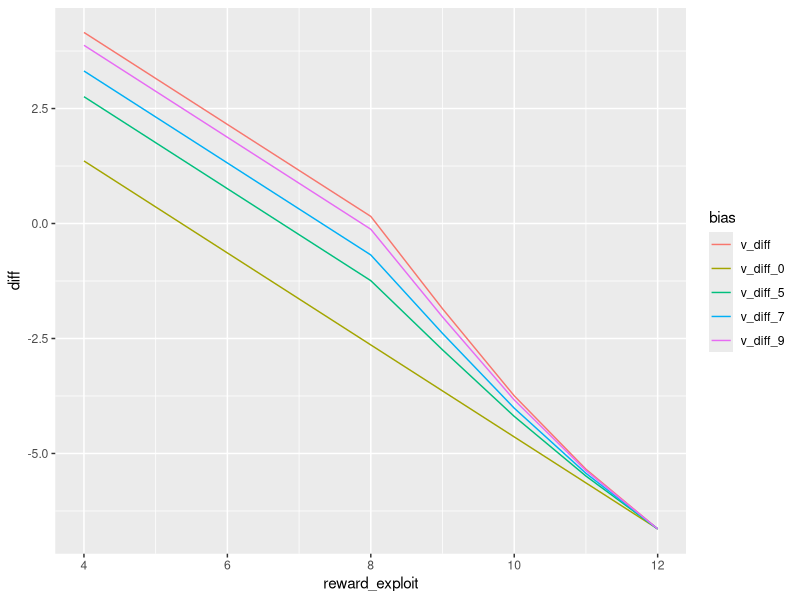
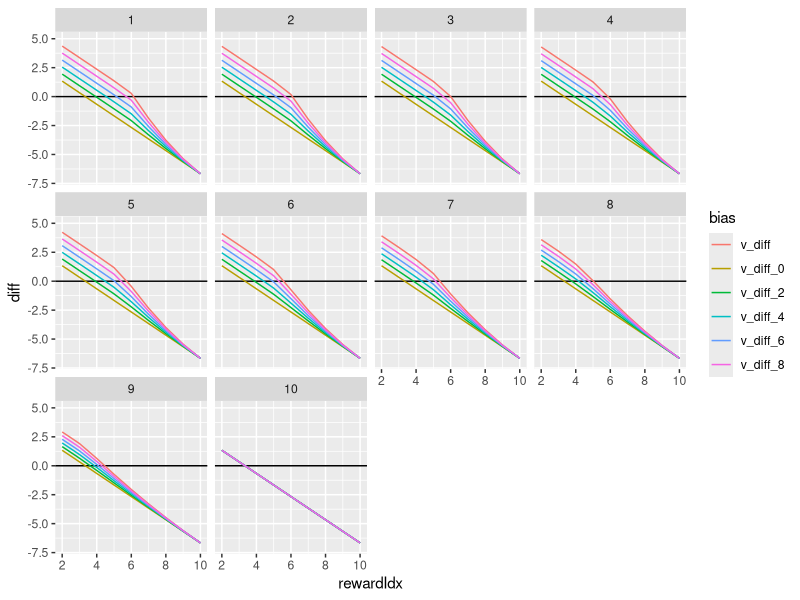

These charts were generated, in order, by the following R code:
library("ggplot2")
library("dplyr")
library("tidyr")
library("reshape2")

optimal_values <- function (discount, ntrials, minreward=4, maxreward=12, pbad=.333, badcost=0) {
  ngood <- maxreward - minreward + 1
  n <- ngood + 1
  explore_values <- matrix(0, nrow=ntrials, ncol=n)
  exploit_values <- matrix(0, nrow=ntrials, ncol=n)
  exploit_rewards <- t(replicate(ntrials, c(badcost, minreward:maxreward)))
  explore_rewards <- matrix((minreward + (maxreward - minreward) / 2) * (1-pbad) + badcost * pbad, nrow=ntrials, ncol=n)
  values <- matrix(0, nrow=ntrials, ncol=n)
  explore_values[ntrials,] <- explore_rewards[ntrials,]
  exploit_values[ntrials,] <- exploit_rewards[ntrials,]
  values[ntrials,] <- pmax(exploit_values[ntrials,], explore_values[ntrials,])
  for (i in (ntrials-1):1) {
    exploit_values[i,] <- c(badcost, minreward:maxreward) + discount * values[i+1,]
    explore_values[i,] <- sapply(1:n, function (x) {
      pbad * (badcost + discount * values[i+1, x]) + (1 - pbad) * mean(minreward:maxreward + discount * values[i+1, pmax(x, 2:n)])
    })
    values[i,] <- pmax(exploit_values[i,], explore_values[i,])
  }
  reward_diff <- explore_rewards - exploit_rewards
  VoI_diff <- explore_values - exploit_values - reward_diff
  return(list(exploit_values=exploit_values,
              explore_values=explore_values,
              reward_diff=reward_diff,
              VoI_diff=VoI_diff))
}

optimal_values_indefinite <- function (discount, minreward=4, maxreward=12, pbad=.5, badcost=0, tol=.00001) {
  ngood <- maxreward - minreward + 1
  n <- ngood + 1
  ptrans <- 1/ngood * (1-pbad)
  trans_explore <- matrix(0, n, n)
  trans_exploit <- diag(n)
  rew_explore <- matrix(0, n, n)
  rew_exploit <- diag(n) * c(badcost, minreward:maxreward)
  reward_exploit <- c(badcost, minreward:maxreward)
  for (i in 1:n) {
    for (j in 1:n) {
      if (j > i) {
        trans_explore[i, j] <- ptrans
        rew_explore[i, j] <- reward_exploit[j]
      } else if (i == j){
        trans_explore[i,j] <- 1 - ptrans * (n - i)
        rew_explore[i, j] <- (badcost * pbad + sum(reward_exploit[2:i])* ptrans)/(pbad + length(1:(i-1))*ptrans)
      }
    }
  }
  rew_explore[1,1] <- badcost
  values <- rep(0, n)
  delta <- tol + 1
  while (delta > tol ) {
    old_values <- values
    disc_values <- values * discount
    values_explore <- sweep(rew_explore, MARGIN=2, disc_values, `+`)
    values_explore <- trans_explore * values_explore
    values_explore <- apply(values_explore, MARGIN=1, sum)
    values_exploit <- sweep(rew_exploit, MARGIN=2, disc_values, `+`)
    values_exploit <- trans_exploit * values_exploit
    values_exploit <- apply(values_exploit, MARGIN=1, sum)
    values <- pmax(values_exploit, values_explore)
    delta <- max(abs(values - old_values))
  }
  reward_explore <- rep(pbad*badcost + ptrans*sum(minreward:maxreward), n)
  reward_diff <- reward_explore - reward_exploit
  VoI_diff <- values_explore - values_exploit - reward_diff
  list(values_explore=values_explore,
       values_exploit=values_exploit,
       reward_explore=reward_explore,
       reward_exploit=reward_exploit,
       values=values,
       reward_diff=reward_diff,
       VoI_diff=VoI_diff
       )
}

test <- optimal_values_indefinite(.8, minreward=4, maxreward=12, pbad=.33, badcost=0)

df <- data.frame(reward_exploit=test$reward_exploit)
df$v_diff <- test$reward_diff + test$VoI_diff
df$v_diff_9 <- test$reward_diff + .9 * test$VoI_diff
df$v_diff_7 <- test$reward_diff + .7 * test$VoI_diff
df$v_diff_5 <- test$reward_diff + .5 * test$VoI_diff
df$v_diff_0 <- test$reward_diff

df <- df %>% gather(bias, diff, -reward_exploit) %>%
  filter(reward_exploit > 0)

ggplot(df, aes(x=reward_exploit, y=diff, group=bias)) + geom_line(aes(color=bias))


test <- optimal_values(5/6, 10)
df <- melt(test$exploit_values)
df <- setNames(df, c("trial", "rewardIdx", "exploit_value"))
df$explore_value <- melt(test$explore_values)[,3]
df$reward_diff <- melt(test$reward_diff)[,3]
df$VoI_diff <- melt(test$VoI_diff)[,3]

df$v_diff <- df$reward_diff + df$VoI_diff
df$v_diff_8 <- df$reward_diff + .8 * df$VoI_diff
df$v_diff_6 <- df$reward_diff + .6 * df$VoI_diff
df$v_diff_4 <- df$reward_diff + .4 * df$VoI_diff
df$v_diff_2 <- df$reward_diff + .2 * df$VoI_diff
df$v_diff_0 <- df$reward_diff

df <- df %>%
  select(-reward_diff, -VoI_diff, -exploit_value, -explore_value) %>%
  gather(bias, diff, -trial, -rewardIdx) %>%
  filter(rewardIdx > 1)

## plot of how optimal effect changes as the end of the experiment is reached
ggplot(df, aes(x=rewardIdx, y=diff, group=bias)) + geom_hline(yintercept=0) + geom_line(aes(color=bias)) + ylim(-7, 5)+ facet_wrap(~trial)
